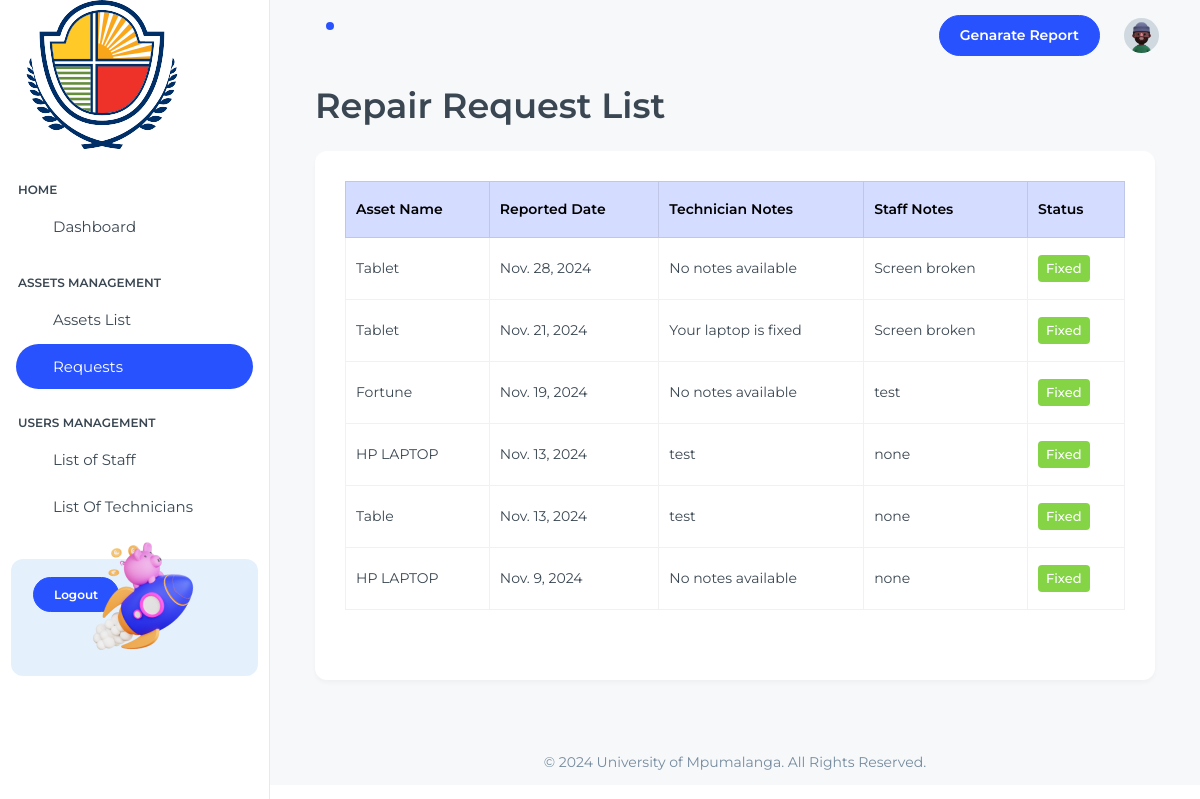
The app's page /administration/requests/ (signed in) with its own data.
### technician/models.py (models this page shows)
class RepairRequest(models.Model):
    asset = models.ForeignKey(Asset, on_delete=models.CASCADE)
    reported_date = models.DateField(auto_now_add=True)
    status = models.CharField(max_length=20, choices=[
        ('pending', 'Pending'),
        ('in_progress', 'In Progress'),
        ('fixed', 'Fixed')
    ])
    technician_notes = models.TextField(blank=True, null=True)
    staff_notes = models.TextField(blank=True, null=True, default="none")
    updated_at = models.DateTimeField(auto_now=True)

### administration/models.py (models this page shows, shortened)
class Asset(models.Model):
    name = models.CharField(max_length=100)
    university_barcode = models.CharField(max_length=50, unique=True)
    serial_number = models.CharField(max_length=50, unique=True)
    image = models.ImageField(upload_to='assets/images/')
    status = models.CharField(max_length=20, choices=[
        ('damaged', 'Damaged'),
        ('good condition', 'Good Condition'),
        ('fixed', 'Fixed'),
        ('missing', 'Missing')
    ])
    owner = models.ForeignKey(Staff, on_delete=models.SET_NULL, null=True, blank=True)

### administration/views.py (the view)
# urls.py: path('requests/', RepairRequestListView.as_view(), name='request-list'),
class RepairRequestListView(LoginRequiredMixin, ListView):
    login_url = "/auth/login/"
    def dispatch(self, request, *args, **kwargs):
        if not request.user.is_authenticated or request.user.role != "admin":
            return redirect(self.login_url)
        return super().dispatch(request, *args, **kwargs)
    model = RepairRequest
    template_name = "administration/pages/requests/request_list.html"
    context_object_name = "requests"
    paginate_by = 10  # Optional: paginate with 10 requests per page
    def get_queryset(self):
        return RepairRequest.objects.select_related('asset').order_by('-reported_date')

### administration/templates/administration/pages/requests/request_list.html (shortened to what this page needs)
{% extends "administration/global/base.html" %}
{% block content %}
<div class="container-fluid">
    <h1 class="mb-4">Repair Request List</h1>
    <div class="card">
        <div class="card-body">
            <div class="table-responsive">
                <table class="table table-bordered align-middle">
                    <thead>
                        <tr class="table-primary">
                            <th scope="col">Asset Name</th>
                            <th scope="col">Reported Date</th>
                            <th scope="col">Technician Notes</th>
                            <th scope="col">Staff Notes</th>
                            <th scope="col">Status</th>
                        </tr>
                    </thead>
                    <tbody>
                        {% for request in requests %}
                        <tr>
                            <td>{{ request.asset.name }}</td>
                            <td>{{ request.reported_date }}</td>
                            <td>{{ request.technician_notes|default:"No notes available" }}</td>
                            <td>{{ request.staff_notes|default:"No notes available" }}</td>
                            <td>
                                <span class="badge {% if request.status == 'pending' %}bg-warning{% elif request.status == 'in_progress' %}bg-info{% elif request.status == 'fixed' %}bg-success{% endif %}">
                                    {{ request.status|title }}
                                </span>
                            </td>
                        </tr>
                        {% empty %}
                        <tr>
                            <td colspan="4" class="text-center">No repair requests found.</td>
                        </tr>
                        {% endfor %}
                    </tbody>
                </table>
            </div>
        </div>
    </div>
</div>
{% endblock %}

### records on screen
RepairRequest: asset.name "Tablet", reported_date "Nov. 28, 2024", technician_notes "No notes available", staff_notes "Screen broken", status "Fixed"
RepairRequest: asset.name "Tablet", reported_date "Nov. 21, 2024", technician_notes "Your laptop is fixed", staff_notes "Screen broken", status "Fixed"
RepairRequest: asset.name "Fortune", reported_date "Nov. 19, 2024", technician_notes "No notes available", staff_notes "test", status "Fixed"
RepairRequest: asset.name "HP LAPTOP", reported_date "Nov. 13, 2024", technician_notes "test", staff_notes "none", status "Fixed"
RepairRequest: asset.name "Table", reported_date "Nov. 13, 2024", technician_notes "test", staff_notes "none", status "Fixed"
RepairRequest: asset.name "HP LAPTOP", reported_date "Nov. 9, 2024", technician_notes "No notes available", staff_notes "none", status "Fixed"
